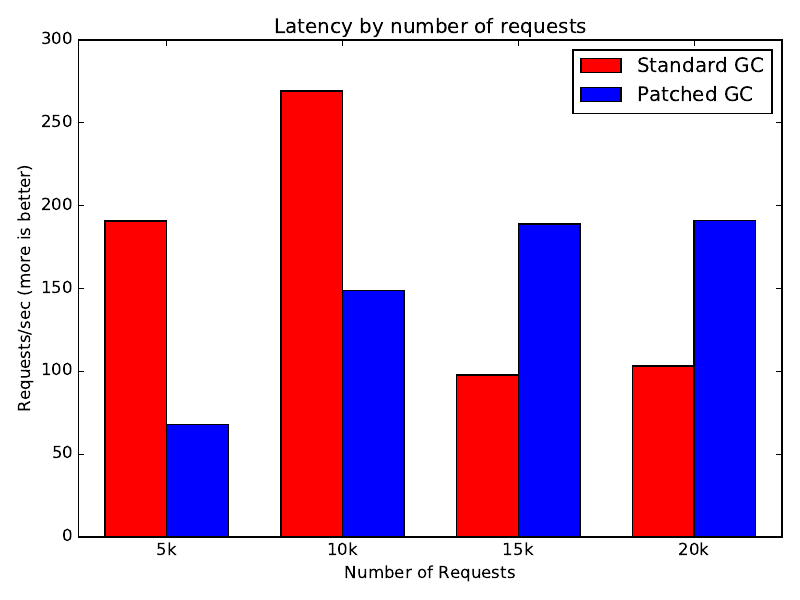

Python code for this plot:
import matplotlib.pyplot as plt
import sys
import json
from matplotlib2tikz import save as tikz_save

Xs = [5, 10, 15, 20]
standard_conn = [190.8, 269.2, 97.7, 103.2]
patched_conn = [67.9, 148.7, 188.8, 190.9]

fig, ax = plt.subplots()

bar_standard = ax.bar([x/5 + 0.15 for x in Xs], standard_conn, 0.35, color='r')
bar_patched = ax.bar([x/5 + 0.5 for x in Xs], patched_conn, 0.35, color='b')

ax.set_ylabel('Requests/sec (more is better)')
ax.set_xlabel('Number of Requests')
ax.set_title('Latency by number of requests')
ax.legend((bar_standard, bar_patched), ('Standard GC', 'Patched GC'))
ax.set_xticks([x/5 + 0.5 for x in Xs])
ax.set_xticklabels([str(x) + 'k' for x in Xs])

fig.tight_layout()
fig.savefig('chart_latency.pdf')
fig.savefig('chart_latency.pgf')
plt.show()
